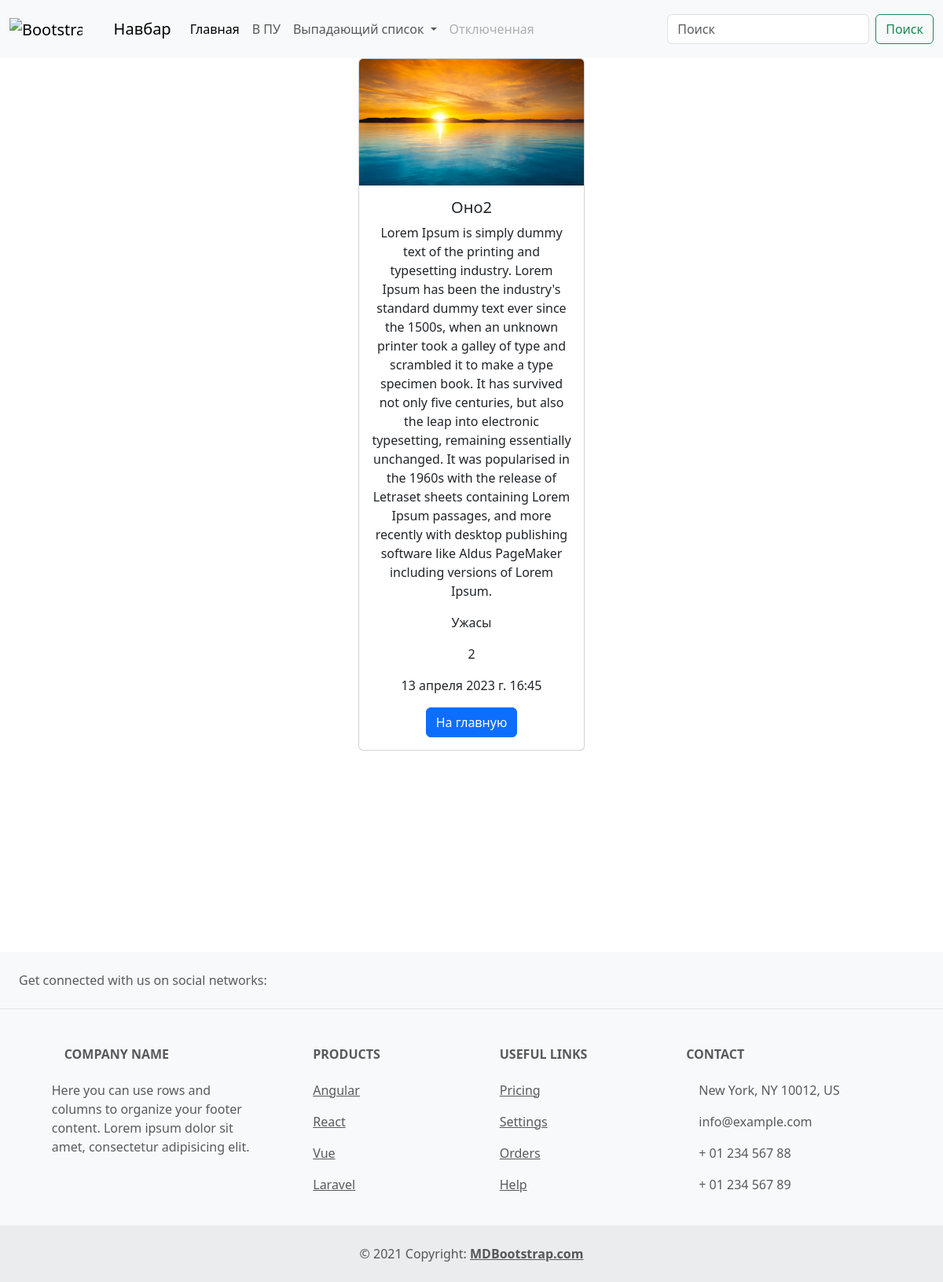
/film_list/2, run on the app's committed database.
### tvshow/models.py (models this page shows, shortened)
class Film(models.Model):
    GENRE = (
        ('Ужасы', "Ужасы"),
        ('Мелодраммы', 'Мелодраммы'),
        ('Комедии', 'Комедии'),
        ('Фантастика', "Фантастика")
    )
    title = models.CharField("Название фильма", max_length=100)
    image = models.ImageField("Фото", upload_to='')
    description = models.TextField('Описание фильма')
    genre = models.CharField('Жанр фильма', max_length=100, choices=GENRE)
    quantity = models.PositiveIntegerField('Колличество серий')
    trailer = models.URLField('Трейлер')
    name = models.CharField(max_length=100, blank=True)
    year = models.DateField(auto_now_add=True, null=True)
    created_date = models.DateTimeField(auto_now_add=True)

### tvshow/views.py (the view)
# urls.py: path('film_list/<int:id>', film_detail_view, name='film_detail'),
def film_detail_view(request, id):
    film_id = get_object_or_404(Film, id=id)
    context = {
        'film_id': film_id
    }
    return render(request, 'film_detail.html', context)

### templates/film_detail.html (shortened to what this page needs)
<!DOCTYPE html>
<html lang="en">
<head>
</head>
<body>
{% include 'header.html' %}
<center>
<div class="card" style="width: 18rem;">
  <img src="{{film_id.image.url}}" class="card-img-top" alt="...">
  <div class="card-body">
    <h5 class="card-title">{{film_id.title}}</h5>
    <p class="card-text">{{film_id.description}}</p>
      <p class="card-text">{{film_id.genre}}</p>
      <p class="card-text">{{film_id.quantity}}</p>
      <p class="card-text">{{film_id.created_date}}</p>
    <a href="/film_list/" class="btn btn-primary">На главную</a>
  </div>
</div>
  <iframe src="{{film_id.trailer}}" frameborder="0" width="400" height="250">
  </iframe>
</center>
{% include 'footer.html' %}
</body>
</html>

### data on the page
Film: image (picture), title "Оно2", description "Lorem Ipsum is simply dummy text of the printing and typesetting industry. Lorem Ipsum has been the industry's standard dummy text ever since the 1500s, when an unknown printer took a galley of type and scrambled it to make a type specimen book. It has survived not only five centuries, but also the leap into electronic typesetting, remaining essentially unchanged. It was popularised in the 1960s with the release of Letraset sheets containing Lorem Ipsum passages, and more recently with desktop publishing software like Aldus PageMaker including versions of Lorem Ipsum.", genre "Ужасы", quantity "2", created_date "13 апреля 2023 г. 16:45"
